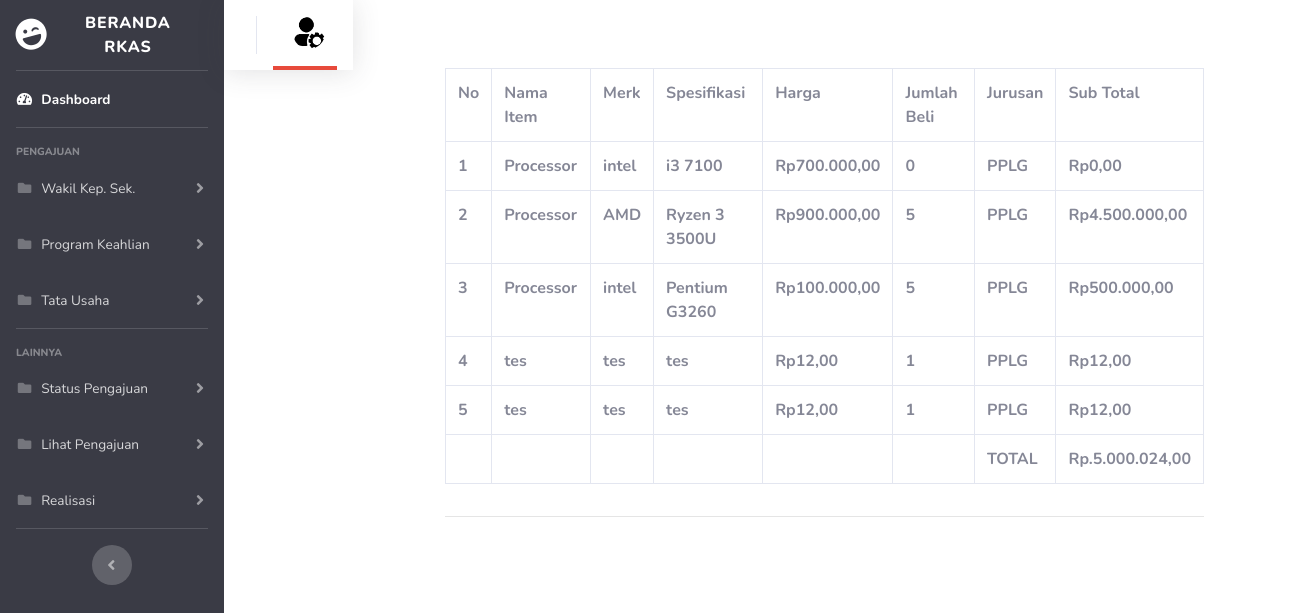
Before: /rkas/alat_bahan.php with the older database file.
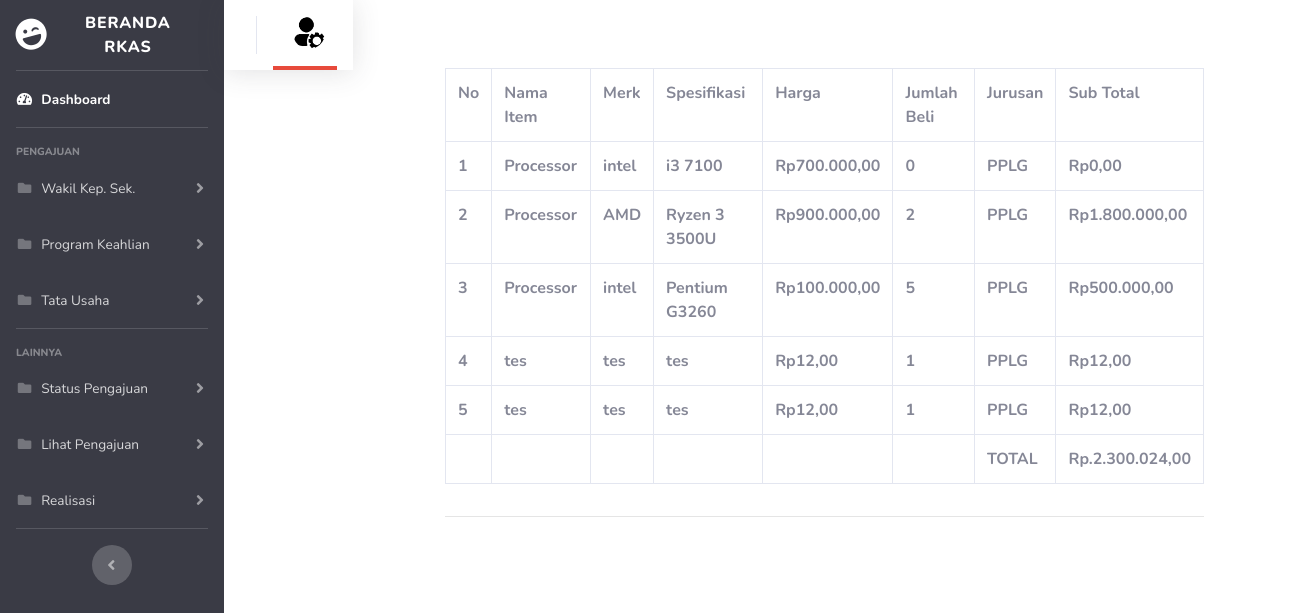
After: the same page with the newer database file.
### tables this page shows
CREATE TABLE `tb_bahan` (
  `id_bahan` int(11) NOT NULL,
  `sumber_dana` varchar(10) NOT NULL,
  `tahun_ajuan` int(4) NOT NULL,
  `item` varchar(50) NOT NULL,
  `merk` varchar(50) NOT NULL,
  `spesifikasi` varchar(50) NOT NULL,
  `harga` int(10) NOT NULL,
  `qty` int(20) NOT NULL,
  `subtotal` int(50) NOT NULL,
  `contoh_gambar` varchar(50) NOT NULL,
  `bukti` varchar(50) NOT NULL,
  `kebutuhan_untuk` text NOT NULL,
  `jurusan` char(50) NOT NULL,
  `status` varchar(50) NOT NULL
);

### rkas/alat_bahan.php (the view, shortened to what the changed rows need)
<?php
include "koneksi.php";
$sql = mysqli_query($conn, "SELECT * FROM tb_bahan");
?>
<!DOCTYPE html>
<html lang="en">
<head>
    <link href="vendor/fontawesome-free/css/all.min.css" rel="stylesheet" type="text/css">
    <link href="css/sb-admin-2.css" rel="stylesheet">
</head>
<body id="page-top">
        <div id="wrapper">
        <div class="container">
        <div class="p-5">
        <div class="card-body">
                        <div class="table-responsive">
                                <table class="table table-bordered" id="dataTable" width="100%" cellspacing="0">
                                <tr>
                                            <th>No</th>
                                            <th>Nama Item</th>
                                            <th>Merk</th>
                                            <th>Spesifikasi</th>
                                            <th>Harga</th>
                                            <th>Jumlah Beli</th>
                                            <th>Jurusan</th>
                                            <th>Sub Total</th>
                                    </tr>
                                    <?php $no = 0;?>
                                    <?php foreach ($sql as $row) : ?>
                                    <tr>
                                    <th><?php $no += 1; echo $no;?></th>
                                    <th><?= $row["item"];?></th>
                                    <th><?= $row["merk"];?></th>
                                    <th><?= $row["spesifikasi"];?></th>
                                    <th>Rp<?= number_format($row["harga"], 2, ',', '.'); ?></th>
                                    <th><?= $row["qty"];?></th>
                                    <th><?= $row["jurusan"];?></th>
                                    <th>Rp<?= number_format($row["subtotal"], 2, ',', '.'); ?></th>
                                    <?php endforeach;
                                $total_query = mysqli_query($conn, "SELECT SUM(subtotal) FROM tb_bahan");
                                $total_result = $total_query->fetch_array(MYSQLI_NUM);
                                $total = $total_result[0];
                                $formatted_total = number_format($total, 2, ',', '.');
                                    ?>
                                    </tr>
                                    <tr>
                                    <th></th>
                                    <th></th>
                                    <th></th>
                                    <th></th>
                                    <th></th>
                                    <th></th>
                                    <th>TOTAL</th>
                                    <th>Rp.<?= $formatted_total ?></th>
                                    </tr>
                                </table>
                        </div>
                        </div>
</body>
</html>

Changed rows visible on the page:
changed tb_bahan "AMD": qty "5" → "2"; subtotal "4.500.000,00" → "1.800.000,00"
Other visible differences:
$formatted_total: "5.000.024,00" → "2.300.024,00"
